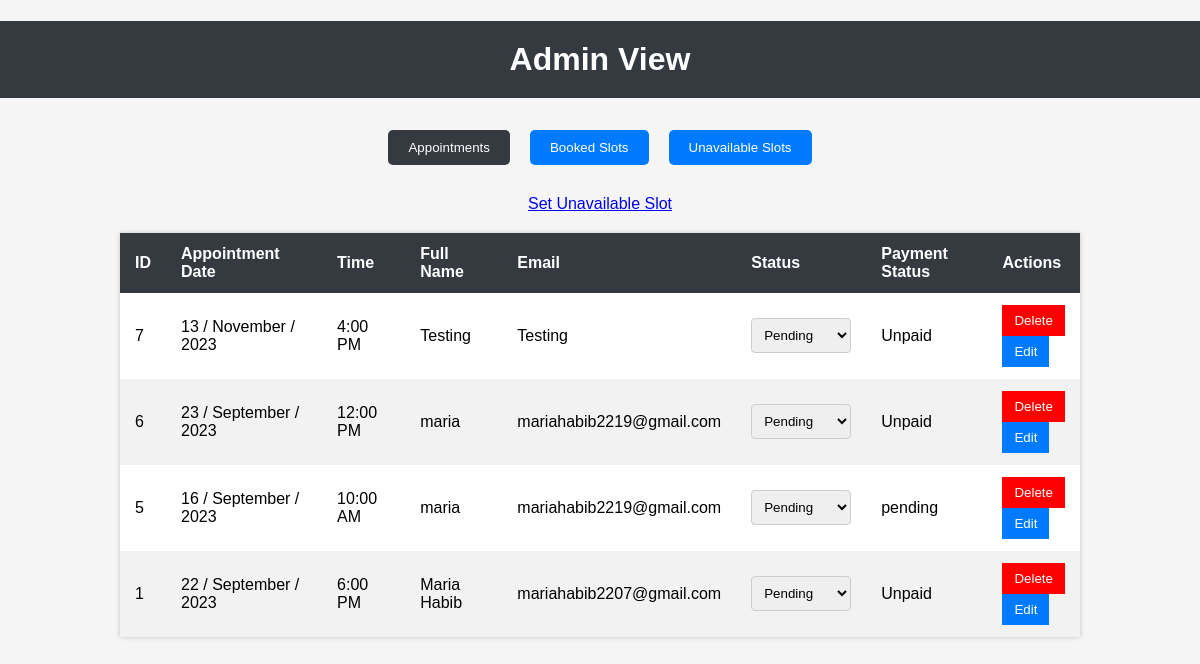
/admin_view (signed in), run on the app's committed database.
### app.py (models this page shows)
class Appointment(db.Model):
    id = db.Column(db.Integer, primary_key=True)
    full_name = db.Column(db.String)
    email = db.Column(db.String)
    phone = db.Column(db.String)
    status = db.Column(db.String)
    payment_status = db.Column(db.String)
    date = db.Column(db.String)
    start_time = db.Column(db.String)  # Change the type to String
    end_time = db.Column(db.String)

### app.py (the view, shortened to what this page needs)
@app.route('/admin_view', methods=['GET', 'POST'])
def admin_view():
    if 'admin_authenticated' not in session or not session['admin_authenticated']:
        return redirect(url_for('login'))
    appointments = Appointment.query.all()
    booked_slots = db.session.query(BookedSlot, Appointment).join(Appointment).all()
    availability_slots = [slot for slot, _ in booked_slots if slot.status == "Unavailable"]
    appointments = sorted(appointments, key=lambda x: x.id, reverse=True)
    booked_slots = sorted(booked_slots, key=lambda x: x[0].id, reverse=True)
    availability_slots = sorted(availability_slots, key=lambda x: x.id, reverse=True)
    return render_template('admin_view.html', appointments=appointments , booked_slots= booked_slots ,availability_slots=availability_slots )

### templates/admin_view.html (shortened to what this page needs)
<!DOCTYPE html>
<html>
<head>
</head>
<body>
    <h1>Admin View</h1>
    <div class="tab-container">
        <button class="tab-button active" onclick="showTab('appointments')">Appointments</button>
        <button class="tab-button" onclick="showTab('bookedSlots')">Booked Slots</button>
        <button class="tab-button" onclick="showTab('unavailableSlots')">Unavailable Slots</button>
    </div>
    <a href="{{ url_for('add_unavailable') }}">Set Unavailable Slot</a>
    <div class="tab-content active" id="appointmentsTab">
        <table>
            <thead>
                <tr>
                    <th>ID</th>
                    <th>Appointment Date</th>
                    <th>Time</th>
                    <th>Full Name</th>
                    <th>Email</th>
                    <th>Status</th>
                    <th>Payment Status</th>
                    <th>Actions</th>
                </tr>
            </thead>
            <tbody>
                {% for appointment in appointments if appointment.email %}
                <tr>
                    <td>{{ appointment.id }}</td>
                    <td>{{ appointment.date}}</td>
                    <td id="date-cells">{{ appointment.start_time }}</td>
                    <td>{{ appointment.full_name }}</td>
                    <td>{{ appointment.email }}</td>
                    <td>
                        <select name="appointment_status">
                            <option value="pending" {% if appointment.status=='pending' %}selected{% endif %}>Pending
                            </option>
                        </select>
                    </td>
                    <td>{{ appointment.payment_status }}</td>
                    <td>
                        <form method="POST" action="{{ url_for('admin_view') }}">
                            <button type="submit" id="delete_button" name="action" value="delete"
                                class="delete_button">Delete</button>
                        </form>
                        <form method="GET" action="{{ url_for('edit_appointment', appointment_id=appointment.id) }}">
                            <button type="submit">Edit</button>
                        </form>
                    </td>
                </tr>
                {% endfor %}
            </tbody>
        </table>
    </div>
</body>
</html>

### templates/admin_view.html (style rules this page uses)
body { font-family: Arial, sans-serif; margin: 0; padding: 0; background-color: #f5f5f5; }
h1 { text-align: center; padding: 20px; background-color: #343a40; color: #fff; }
table { margin: 20px auto; border-collapse: collapse; width: 80%; background-color: #fff; box-shadow: 0px 0px 5px 0px rgba(0, 0, 0, 0.2); }
th, td { padding: 12px 15px; text-align: left; }
th { background-color: #343a40; color: #fff; }
tr:nth-child(even) { background-color: #f2f2f2; }
select { padding: 8px; border: 1px solid #ccc; border-radius: 4px; }
button { padding: 8px 12px; border: none; background-color: #007bff; color: #fff; cursor: pointer; }
.delete_button { background-color: red !important; }
a { display: block; text-align: center; margin-top: 20px; }
.tab-container { display: flex; justify-content: center; }
.tab-button { padding: 10px 20px; margin: 10px; border: none; background-color: #007bff; color: #fff; cursor: pointer; border-radius: 5px; }
.tab-button.active { background-color: #343a40; }
.tab-content { display: none; }
.tab-content.active { display: block; }

### data on the page
Appointment: id "7", date "13 / November / 2023", start_time "4:00 PM", full_name "Testing", email "Testing", payment_status "Unpaid"
Appointment: id "6", date "23 / September / 2023", start_time "12:00 PM", full_name "maria", email "mariahabib2219@gmail.com", payment_status "Unpaid"
Appointment: id "5", date "16 / September / 2023", start_time "10:00 AM", full_name "maria", email "mariahabib2219@gmail.com", appointment_status "Pending", payment_status "pending"
Appointment: id "1", date "22 / September / 2023", start_time "6:00 PM", full_name "Maria Habib", email "mariahabib2207@gmail.com", payment_status "Unpaid"
